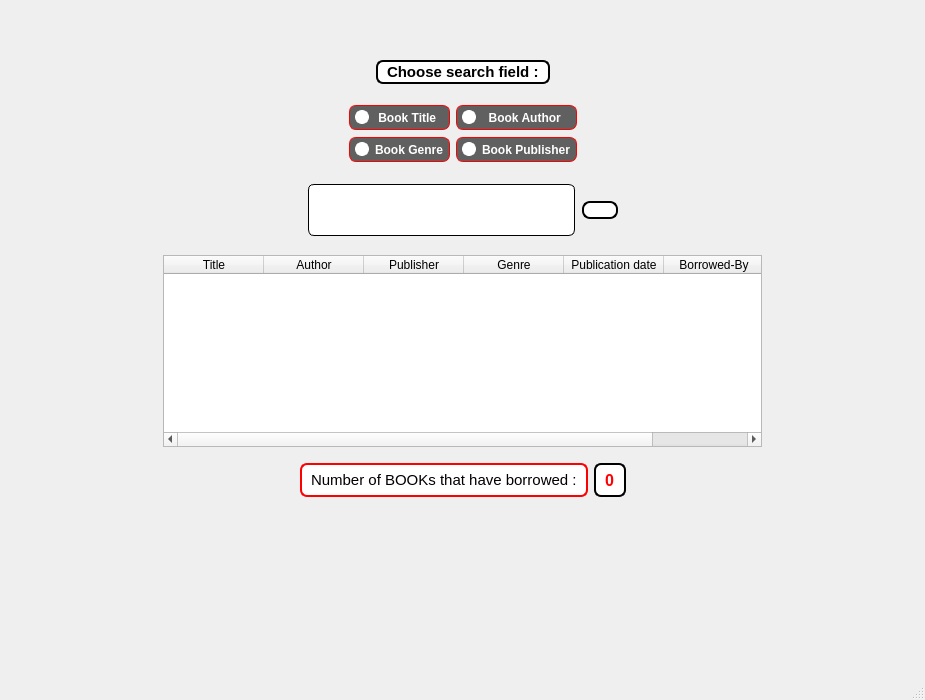
<?xml version="1.0" encoding="UTF-8"?>
<ui version="4.0">
 <class>status</class>
 <widget class="QMainWindow" name="status">
  <property name="geometry">
   <rect>
    <x>0</x>
    <y>0</y>
    <width>925</width>
    <height>700</height>
   </rect>
  </property>
  <property name="windowTitle">
   <string>MainWindow</string>
  </property>
  <property name="styleSheet">
   <string notr="true">#centralwidget
{
	border-image: url(:/img/C:/Users/DELTAcomputer/Desktop/lib1.jpg);
}

QRadioButton {
    color: black;
background-color : rgba(0, 0, 0,0.6);
border : 1px solid red;
border-radius : 7px;
}

QRadioButton::indicator {
    width: 10px;
    height: 10px;
    border-radius: 7px;
}

QRadioButton::indicator:checked {
    background-color: red;
    border: 2px solid white;
}

QRadioButton::indicator:unchecked {
    background-color:  white;
    border: 2px solid white;
}
</string>
  </property>
  <widget class="QWidget" name="centralwidget">
   <layout class="QVBoxLayout" name="verticalLayout_2">
    <item>
     <layout class="QVBoxLayout" name="verticalLayout">
      <property name="leftMargin">
       <number>10</number>
      </property>
      <property name="topMargin">
       <number>10</number>
      </property>
      <property name="rightMargin">
       <number>10</number>
      </property>
      <property name="bottomMargin">
       <number>7</number>
      </property>
      <item>
       <layout class="QHBoxLayout" name="horizontalLayout">
        <property name="leftMargin">
         <number>20</number>
        </property>
        <property name="topMargin">
         <number>10</number>
        </property>
        <property name="rightMargin">
         <number>20</number>
        </property>
        <property name="bottomMargin">
         <number>5</number>
        </property>
        <item>
         <widget class="QPushButton" name="BackBtn">
          <property name="cursor">
           <cursorShape>PointingHandCursor</cursorShape>
          </property>
          <property name="toolTip">
           <string>Back</string>
          </property>
          <property name="toolTipDuration">
           <number>-3</number>
          </property>
          <property name="styleSheet">
           <string notr="true">#BackBtn
{
border : 10px;
}
</string>
          </property>
          <property name="text">
           <string/>
          </property>
          <property name="icon">
           <iconset>
            <normaloff>C:/Users/DELTAcomputer/Desktop/icons/329353.png</normaloff>C:/Users/DELTAcomputer/Desktop/icons/329353.png</iconset>
          </property>
          <property name="iconSize">
           <size>
            <width>55</width>
            <height>55</height>
           </size>
          </property>
         </widget>
        </item>
        <item>
         <spacer name="horizontalSpacer">
          <property name="orientation">
           <enum>Qt::Horizontal</enum>
          </property>
          <property name="sizeHint" stdset="0">
           <size>
            <width>40</width>
            <height>20</height>
           </size>
          </property>
         </spacer>
        </item>
       </layout>
      </item>
      <item>
       <layout class="QHBoxLayout" name="horizontalLayout_3">
        <property name="leftMargin">
         <number>10</number>
        </property>
        <property name="topMargin">
         <number>0</number>
        </property>
        <property name="rightMargin">
         <number>10</number>
        </property>
        <property name="bottomMargin">
         <number>10</number>
        </property>
        <item>
         <spacer name="horizontalSpacer_6">
          <property name="orientation">
           <enum>Qt::Horizontal</enum>
          </property>
          <property name="sizeHint" stdset="0">
           <size>
            <width>40</width>
            <height>20</height>
           </size>
          </property>
         </spacer>
        </item>
        <item>
         <widget class="QLabel" name="SearchLabel">
          <property name="font">
           <font>
            <pointsize>11</pointsize>
            <weight>75</weight>
            <bold>true</bold>
           </font>
          </property>
          <property name="styleSheet">
           <string notr="true">#SearchLabel
{
color : blacj;
padding : 1px 5px;
background-color : rgba(255, 255, 255,1.0);
border : 2px solid black;
border-radius : 7px;
}</string>
          </property>
          <property name="text">
           <string>Choose search field :</string>
          </property>
         </widget>
        </item>
        <item>
         <spacer name="horizontalSpacer_7">
          <property name="orientation">
           <enum>Qt::Horizontal</enum>
          </property>
          <property name="sizeHint" stdset="0">
           <size>
            <width>40</width>
            <height>20</height>
           </size>
          </property>
         </spacer>
        </item>
       </layout>
      </item>
      <item>
       <layout class="QGridLayout" name="gridLayout">
        <property name="sizeConstraint">
         <enum>QLayout::SetDefaultConstraint</enum>
        </property>
        <property name="leftMargin">
         <number>20</number>
        </property>
        <property name="topMargin">
         <number>5</number>
        </property>
        <property name="rightMargin">
         <number>20</number>
        </property>
        <property name="bottomMargin">
         <number>5</number>
        </property>
        <property name="verticalSpacing">
         <number>7</number>
        </property>
        <item row="1" column="1">
         <widget class="QRadioButton" name="GenreRadio">
          <property name="font">
           <font>
            <pointsize>9</pointsize>
            <weight>75</weight>
            <bold>true</bold>
           </font>
          </property>
          <property name="cursor">
           <cursorShape>PointingHandCursor</cursorShape>
          </property>
          <property name="styleSheet">
           <string notr="true">#GenreRadio
{
color : white;
padding : 4px 5px;
background-color : rgba(0, 0, 0,0.6);
border : 1px solid red;
border-radius : 7px;
}</string>
          </property>
          <property name="text">
           <string>Book Genre</string>
          </property>
         </widget>
        </item>
        <item row="0" column="2">
         <widget class="QRadioButton" name="AuthorRadio">
          <property name="font">
           <font>
            <pointsize>9</pointsize>
            <weight>75</weight>
            <bold>true</bold>
           </font>
          </property>
          <property name="cursor">
           <cursorShape>PointingHandCursor</cursorShape>
          </property>
          <property name="styleSheet">
           <string notr="true">#AuthorRadio
{
color : white;
padding : 4px 5px;
background-color : rgba(0, 0, 0,0.6);
border : 1px solid red;
border-radius : 7px;
}</string>
          </property>
          <property name="text">
           <string>  Book Author</string>
          </property>
         </widget>
        </item>
        <item row="0" column="0">
         <spacer name="horizontalSpacer_4">
          <property name="orientation">
           <enum>Qt::Horizontal</enum>
          </property>
          <property name="sizeHint" stdset="0">
           <size>
            <width>40</width>
            <height>20</height>
           </size>
          </property>
         </spacer>
        </item>
        <item row="0" column="1">
         <widget class="QRadioButton" name="TitleRadio">
          <property name="font">
           <font>
            <pointsize>9</pointsize>
            <weight>75</weight>
            <bold>true</bold>
           </font>
          </property>
          <property name="cursor">
           <cursorShape>PointingHandCursor</cursorShape>
          </property>
          <property name="styleSheet">
           <string notr="true">#TitleRadio
{
color : white;
padding : 4px 5px;
background-color : rgba(0, 0, 0,0.6);
border : 1px solid red;
border-radius : 7px;
}</string>
          </property>
          <property name="text">
           <string> Book Title  </string>
          </property>
         </widget>
        </item>
        <item row="1" column="2">
         <widget class="QRadioButton" name="PublisherRadio">
          <property name="font">
           <font>
            <pointsize>9</pointsize>
            <weight>75</weight>
            <bold>true</bold>
           </font>
          </property>
          <property name="cursor">
           <cursorShape>PointingHandCursor</cursorShape>
          </property>
          <property name="styleSheet">
           <string notr="true">#PublisherRadio
{
color : white;
padding : 4px 5px;
background-color : rgba(0, 0, 0,0.6);
border : 1px solid red;
border-radius : 7px;
}</string>
          </property>
          <property name="text">
           <string>Book Publisher</string>
          </property>
         </widget>
        </item>
        <item row="0" column="3">
         <spacer name="horizontalSpacer_5">
          <property name="orientation">
           <enum>Qt::Horizontal</enum>
          </property>
          <property name="sizeHint" stdset="0">
           <size>
            <width>40</width>
            <height>20</height>
           </size>
          </property>
         </spacer>
        </item>
       </layout>
      </item>
      <item>
       <layout class="QHBoxLayout" name="horizontalLayout_2">
        <property name="leftMargin">
         <number>20</number>
        </property>
        <property name="topMargin">
         <number>10</number>
        </property>
        <property name="rightMargin">
         <number>20</number>
        </property>
        <property name="bottomMargin">
         <number>0</number>
        </property>
        <item>
         <spacer name="horizontalSpacer_3">
          <property name="orientation">
           <enum>Qt::Horizontal</enum>
          </property>
          <property name="sizeHint" stdset="0">
           <size>
            <width>40</width>
            <height>20</height>
           </size>
          </property>
         </spacer>
        </item>
        <item>
         <widget class="QLineEdit" name="SearchLine">
          <property name="font">
           <font>
            <family>inherit</family>
            <pointsize>-1</pointsize>
            <weight>50</weight>
            <italic>false</italic>
            <bold>false</bold>
           </font>
          </property>
          <property name="styleSheet">
           <string notr="true">#SearchLine
{
border: 1px solid;
border-radius: 6px;
background-repeat: no-repeat;
background-position: right 8px center;
padding: 14px 20px;
font-size: 14px;
line-height: 20px;
color : rgb(36, 41, 46);
vertical-align: middle;
background-color: rgb(255, 255, 255);
font-family: inherit;
font: inherit;
margin: 1px 1px;
width: 100%;
}</string>
          </property>
         </widget>
        </item>
        <item>
         <widget class="QPushButton" name="Btn">
          <property name="sizePolicy">
           <sizepolicy hsizetype="Minimum" vsizetype="Fixed">
            <horstretch>0</horstretch>
            <verstretch>0</verstretch>
           </sizepolicy>
          </property>
          <property name="cursor">
           <cursorShape>PointingHandCursor</cursorShape>
          </property>
          <property name="styleSheet">
           <string notr="true">#Btn
{
color: rgb(255, 255, 255);
background-color: white;
    line-height: 20px;
    border: 2px solid black;
    border-radius: 8px;
font: inherit;
}

#Btn:hover
{
ba0ckground-color: rgb(145, 22, 26);
}</string>
          </property>
          <property name="text">
           <string/>
          </property>
          <property name="icon">
           <iconset>
            <normaloff>C:/Users/DELTAcomputer/Desktop/icons/IMG_0149.PNG</normaloff>C:/Users/DELTAcomputer/Desktop/icons/IMG_0149.PNG</iconset>
          </property>
          <property name="iconSize">
           <size>
            <width>46</width>
            <height>46</height>
           </size>
          </property>
         </widget>
        </item>
        <item>
         <spacer name="horizontalSpacer_2">
          <property name="orientation">
           <enum>Qt::Horizontal</enum>
          </property>
          <property name="sizeHint" stdset="0">
           <size>
            <width>40</width>
            <height>20</height>
           </size>
          </property>
         </spacer>
        </item>
       </layout>
      </item>
     </layout>
    </item>
    <item>
     <layout class="QVBoxLayout" name="verticalLayout_3">
      <property name="leftMargin">
       <number>20</number>
      </property>
      <property name="topMargin">
       <number>0</number>
      </property>
      <property name="rightMargin">
       <number>20</number>
      </property>
      <property name="bottomMargin">
       <number>20</number>
      </property>
      <item>
       <layout class="QHBoxLayout" name="horizontalLayout_5">
        <property name="leftMargin">
         <number>20</number>
        </property>
        <property name="topMargin">
         <number>5</number>
        </property>
        <property name="rightMargin">
         <number>20</number>
        </property>
        <property name="bottomMargin">
         <number>0</number>
        </property>
        <item>
         <spacer name="horizontalSpacer_9">
          <property name="orientation">
           <enum>Qt::Horizontal</enum>
          </property>
          <property name="sizeType">
           <enum>QSizePolicy::Fixed</enum>
          </property>
          <property name="sizeHint" stdset="0">
           <size>
            <width>100</width>
            <height>20</height>
           </size>
          </property>
         </spacer>
        </item>
        <item>
         <layout class="QHBoxLayout" name="horizontalLayout_4">
          <property name="leftMargin">
           <number>14</number>
          </property>
          <property name="topMargin">
           <number>0</number>
          </property>
          <property name="rightMargin">
           <number>14</number>
          </property>
          <property name="bottomMargin">
           <number>10</number>
          </property>
          <item>
           <widget class="QTableWidget" name="BookTable">
            <property name="font">
             <font>
              <weight>50</weight>
              <bold>false</bold>
             </font>
            </property>
            <property name="autoFillBackground">
             <bool>false</bool>
            </property>
            <property name="frameShape">
             <enum>QFrame::StyledPanel</enum>
            </property>
            <property name="frameShadow">
             <enum>QFrame::Plain</enum>
            </property>
            <property name="lineWidth">
             <number>1</number>
            </property>
            <property name="midLineWidth">
             <number>1</number>
            </property>
            <property name="horizontalScrollBarPolicy">
             <enum>Qt::ScrollBarAsNeeded</enum>
            </property>
            <property name="sizeAdjustPolicy">
             <enum>QAbstractScrollArea::AdjustIgnored</enum>
            </property>
            <property name="autoScrollMargin">
             <number>25</number>
            </property>
            <property name="editTriggers">
             <set>QAbstractItemView::NoEditTriggers</set>
            </property>
            <property name="tabKeyNavigation">
             <bool>false</bool>
            </property>
            <property name="showDropIndicator" stdset="0">
             <bool>false</bool>
            </property>
            <property name="dragDropOverwriteMode">
             <bool>false</bool>
            </property>
            <property name="alternatingRowColors">
             <bool>true</bool>
            </property>
            <property name="selectionMode">
             <enum>QAbstractItemView::NoSelection</enum>
            </property>
            <property name="textElideMode">
             <enum>Qt::ElideNone</enum>
            </property>
            <property name="verticalScrollMode">
             <enum>QAbstractItemView::ScrollPerPixel</enum>
            </property>
            <property name="sortingEnabled">
             <bool>true</bool>
            </property>
            <property name="wordWrap">
             <bool>false</bool>
            </property>
            <property name="cornerButtonEnabled">
             <bool>false</bool>
            </property>
            <attribute name="horizontalHeaderStretchLastSection">
             <bool>false</bool>
            </attribute>
            <attribute name="verticalHeaderVisible">
             <bool>false</bool>
            </attribute>
            <attribute name="verticalHeaderStretchLastSection">
             <bool>false</bool>
            </attribute>
            <column>
             <property name="text">
              <string>Title</string>
             </property>
            </column>
            <column>
             <property name="text">
              <string>Author</string>
             </property>
            </column>
            <column>
             <property name="text">
              <string>Publisher</string>
             </property>
            </column>
            <column>
             <property name="text">
              <string>Genre</string>
             </property>
            </column>
            <column>
             <property name="text">
              <string>Publication date</string>
             </property>
            </column>
            <column>
             <property name="text">
              <string>Borrowed-By</string>
             </property>
            </column>
           </widget>
          </item>
         </layout>
        </item>
        <item>
         <spacer name="horizontalSpacer_8">
          <property name="orientation">
           <enum>Qt::Horizontal</enum>
          </property>
          <property name="sizeType">
           <enum>QSizePolicy::Minimum</enum>
          </property>
          <property name="sizeHint" stdset="0">
           <size>
            <width>100</width>
            <height>20</height>
           </size>
          </property>
         </spacer>
        </item>
       </layout>
      </item>
      <item>
       <layout class="QHBoxLayout" name="horizontalLayout_6">
        <property name="leftMargin">
         <number>20</number>
        </property>
        <property name="topMargin">
         <number>0</number>
        </property>
        <property name="rightMargin">
         <number>20</number>
        </property>
        <property name="bottomMargin">
         <number>20</number>
        </property>
        <item>
         <spacer name="horizontalSpacer_10">
          <property name="orientation">
           <enum>Qt::Horizontal</enum>
          </property>
          <property name="sizeHint" stdset="0">
           <size>
            <width>40</width>
            <height>20</height>
           </size>
          </property>
         </spacer>
        </item>
        <item>
         <widget class="QLabel" name="label">
          <property name="font">
           <font>
            <pointsize>11</pointsize>
            <weight>50</weight>
            <bold>false</bold>
           </font>
          </property>
          <property name="styleSheet">
           <string notr="true">#label
{
color : black;
padding : 6px 5px;
background-color : rgba(255, 255, 255,1.0);
border : 2px solid red;
border-radius : 7px;
}</string>
          </property>
          <property name="text">
           <string>Number of BOOKs that have borrowed :</string>
          </property>
         </widget>
        </item>
        <item>
         <widget class="QLabel" name="RentLabel">
          <property name="font">
           <font>
            <pointsize>12</pointsize>
            <weight>75</weight>
            <bold>true</bold>
           </font>
          </property>
          <property name="styleSheet">
           <string notr="true">#RentLabel
{
color : red;
padding : 1px 5px;
background-color : rgba(255, 255, 255,1.0);
border : 2px solid black;
border-radius : 7px;
}</string>
          </property>
          <property name="text">
           <string>0</string>
          </property>
         </widget>
        </item>
        <item>
         <spacer name="horizontalSpacer_11">
          <property name="orientation">
           <enum>Qt::Horizontal</enum>
          </property>
          <property name="sizeHint" stdset="0">
           <size>
            <width>40</width>
            <height>20</height>
           </size>
          </property>
         </spacer>
        </item>
       </layout>
      </item>
      <item>
       <spacer name="verticalSpacer">
        <property name="orientation">
         <enum>Qt::Vertical</enum>
        </property>
        <property name="sizeHint" stdset="0">
         <size>
          <width>20</width>
          <height>40</height>
         </size>
        </property>
       </spacer>
      </item>
     </layout>
    </item>
   </layout>
  </widget>
  <widget class="QMenuBar" name="menubar">
   <property name="geometry">
    <rect>
     <x>0</x>
     <y>0</y>
     <width>925</width>
     <height>26</height>
    </rect>
   </property>
  </widget>
  <widget class="QStatusBar" name="statusbar"/>
 </widget>
 <resources/>
 <connections/>
</ui>
